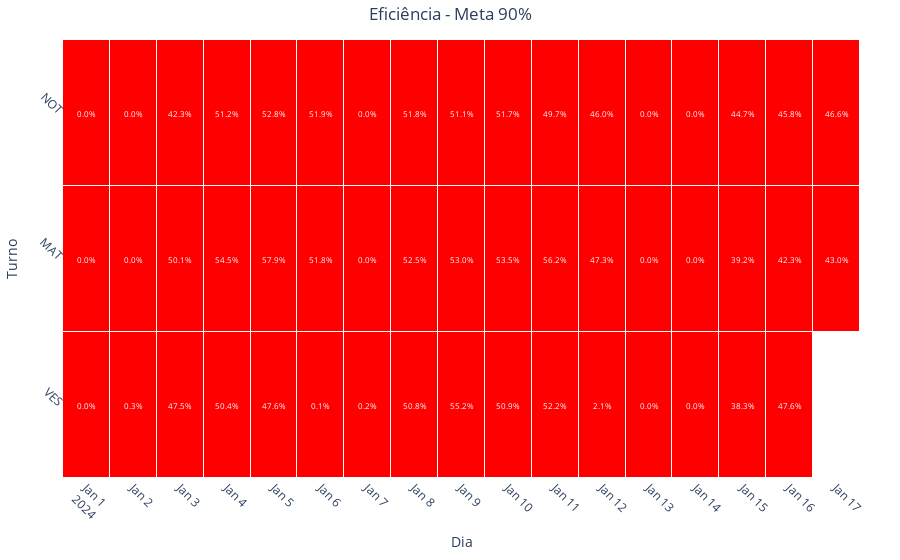

The notebook cell saved with this chart:
### Code cell
graph_heatmap_eff(df_eff, 90)
test(df_eff, 90)

### Figure 1 — Plotly figure (JSON) as saved in the notebook; plotly's stock layout.template omitted (floating-point values rounded to 4 significant figures)
{"data": [{"colorscale": [[0, "red"], [0.9, "red"], [0.9, "green"], [1, "green"]], "hoverongaps": false, "hovertemplate": "Turno: %{y}<br>Dia: %{x}<br>Valor: %{z:.1%}", "showscale": false, "type": "heatmap", "x": ["2024-01-01", "2024-01-02", "2024-01-03", "2024-01-04", "2024-01-05", "2024-01-06", "2024-01-07", "2024-01-08", "2024-01-09", "2024-01-10", "2024-01-11", "2024-01-12", "2024-01-13", "2024-01-14", "2024-01-15", "2024-01-16", "2024-01-17"], "xgap": 1, "y": ["VES", "MAT", "NOT"], "ygap": 1, "z": [[0, 0.002906, 0.4754, 0.504, 0.4763, 0.0008564, 0.001657, 0.5083, 0.5524, 0.5087, 0.5216, 0.02051, 0, 0.0001123, 0.3834, 0.4757, null], [0, 0, 0.5012, 0.545, 0.5787, 0.5184, 0, 0.5247, 0.5297, 0.535, 0.5616, 0.4732, 0, 0, 0.3924, 0.4231, 0.4301], [0, 0, 0.4231, 0.5122, 0.5285, 0.5188, 0, 0.5184, 0.5113, 0.5173, 0.4972, 0.4601, 0, 0, 0.4473, 0.458, 0.4659]], "zmax": 1, "zmin": 0}], "layout": {"annotations": [{"font": {"color": "white", "size": 8}, "showarrow": false, "text": "0.0%", "x": "2024-01-01", "y": "VES"}, {"font": {"color": "white", "size": 8}, "showarrow": false, "text": "0.3%", "x": "2024-01-02", "y": "VES"}, {"font": {"color": "white", "size": 8}, "showarrow": false, "text": "47.5%", "x": "2024-01-03", "y": "VES"}, {"font": {"color": "white", "size": 8}, "showarrow": false, "text": "50.4%", "x": "2024-01-04", "y": "VES"}, {"font": {"color": "white", "size": 8}, "showarrow": false, "text": "47.6%", "x": "2024-01-05", "y": "VES"}, {"font": {"color": "white", "size": 8}, "showarrow": false, "text": "0.1%", "x": "2024-01-06", "y": "VES"}, {"font": {"color": "white", "size": 8}, "showarrow": false, "text": "0.2%", "x": "2024-01-07", "y": "VES"}, {"font": {"color": "white", "size": 8}, "showarrow": false, "text": "50.8%", "x": "2024-01-08", "y": "VES"}, {"font": {"color": "white", "size": 8}, "showarrow": false, "text": "55.2%", "x": "2024-01-09", "y": "VES"}, {"font": {"color": "white", "size": 8}, "showarrow": false, "text": "50.9%", "x": "2024-01-10", "y": "VES"}, {"font": {"color": "white", "size": 8}, "showarrow": false, "text": "52.2%", "x": "2024-01-11", "y": "VES"}, {"font": {"color": "white", "size": 8}, "showarrow": false, "text": "2.1%", "x": "2024-01-12", "y": "VES"}, {"font": {"color": "white", "size": 8}, "showarrow": false, "text": "0.0%", "x": "2024-01-13", "y": "VES"}, {"font": {"color": "white", "size": 8}, "showarrow": false, "text": "0.0%", "x": "2024-01-14", "y": "VES"}, {"font": {"color": "white", "size": 8}, "showarrow": false, "text": "38.3%", "x": "2024-01-15", "y": "VES"}, {"font": {"color": "white", "size": 8}, "showarrow": false, "text": "47.6%", "x": "2024-01-16", "y": "VES"}, {"font": {"color": "white", "size": 8}, "showarrow": false, "text": "nan%", "x": "2024-01-17", "y": "VES"}, {"font": {"color": "white", "size": 8}, "showarrow": false, "text": "0.0%", "x": "2024-01-01", "y": "MAT"}, {"font": {"color": "white", "size": 8}, "showarrow": false, "text": "0.0%", "x": "2024-01-02", "y": "MAT"}, {"font": {"color": "white", "size": 8}, "showarrow": false, "text": "50.1%", "x": "2024-01-03", "y": "MAT"}, {"font": {"color": "white", "size": 8}, "showarrow": false, "text": "54.5%", "x": "2024-01-04", "y": "MAT"}, {"font": {"color": "white", "size": 8}, "showarrow": false, "text": "57.9%", "x": "2024-01-05", "y": "MAT"}, {"font": {"color": "white", "size": 8}, "showarrow": false, "text": "51.8%", "x": "2024-01-06", "y": "MAT"}, {"font": {"color": "white", "size": 8}, "showarrow": false, "text": "0.0%", "x": "2024-01-07", "y": "MAT"}, {"font": {"color": "white", "size": 8}, "showarrow": false, "text": "52.5%", "x": "2024-01-08", "y": "MAT"}, {"font": {"color": "white", "size": 8}, "showarrow": false, "text": "53.0%", "x": "2024-01-09", "y": "MAT"}, {"font": {"color": "white", "size": 8}, "showarrow": false, "text": "53.5%", "x": "2024-01-10", "y": "MAT"}, {"font": {"color": "white", "size": 8}, "showarrow": false, "text": "56.2%", "x": "2024-01-11", "y": "MAT"}, {"font": {"color": "white", "size": 8}, "showarrow": false, "text": "47.3%", "x": "2024-01-12", "y": "MAT"}, {"font": {"color": "white", "size": 8}, "showarrow": false, "text": "0.0%", "x": "2024-01-13", "y": "MAT"}, {"font": {"color": "white", "size": 8}, "showarrow": false, "text": "0.0%", "x": "2024-01-14", "y": "MAT"}, {"font": {"color": "white", "size": 8}, "showarrow": false, "text": "39.2%", "x": "2024-01-15", "y": "MAT"}, {"font": {"color": "white", "size": 8}, "showarrow": false, "text": "42.3%", "x": "2024-01-16", "y": "MAT"}, {"font": {"color": "white", "size": 8}, "showarrow": false, "text": "43.0%", "x": "2024-01-17", "y": "MAT"}, {"font": {"color": "white", "size": 8}, "showarrow": false, "text": "0.0%", "x": "2024-01-01", "y": "NOT"}, {"font": {"color": "white", "size": 8}, "showarrow": false, "text": "0.0%", "x": "2024-01-02", "y": "NOT"}, {"font": {"color": "white", "size": 8}, "showarrow": false, "text": "42.3%", "x": "2024-01-03", "y": "NOT"}, {"font": {"color": "white", "size": 8}, "showarrow": false, "text": "51.2%", "x": "2024-01-04", "y": "NOT"}, {"font": {"color": "white", "size": 8}, "showarrow": false, "text": "52.8%", "x": "2024-01-05", "y": "NOT"}, {"font": {"color": "white", "size": 8}, "showarrow": false, "text": "51.9%", "x": "2024-01-06", "y": "NOT"}, {"font": {"color": "white", "size": 8}, "showarrow": false, "text": "0.0%", "x": "2024-01-07", "y": "NOT"}, {"font": {"color": "white", "size": 8}, "showarrow": false, "text": "51.8%", "x": "2024-01-08", "y": "NOT"}, {"font": {"color": "white", "size": 8}, "showarrow": false, "text": "51.1%", "x": "2024-01-09", "y": "NOT"}, {"font": {"color": "white", "size": 8}, "showarrow": false, "text": "51.7%", "x": "2024-01-10", "y": "NOT"}, {"font": {"color": "white", "size": 8}, "showarrow": false, "text": "49.7%", "x": "2024-01-11", "y": "NOT"}, {"font": {"color": "white", "size": 8}, "showarrow": false, "text": "46.0%", "x": "2024-01-12", "y": "NOT"}, {"font": {"color": "white", "size": 8}, "showarrow": false, "text": "0.0%", "x": "2024-01-13", "y": "NOT"}, {"font": {"color": "white", "size": 8}, "showarrow": false, "text": "0.0%", "x": "2024-01-14", "y": "NOT"}, {"font": {"color": "white", "size": 8}, "showarrow": false, "text": "44.7%", "x": "2024-01-15", "y": "NOT"}, {"font": {"color": "white", "size": 8}, "showarrow": false, "text": "45.8%", "x": "2024-01-16", "y": "NOT"}, {"font": {"color": "white", "size": 8}, "showarrow": false, "text": "46.6%", "x": "2024-01-17", "y": "NOT"}], "margin": {"b": 40, "l": 40, "r": 40, "t": 40}, "plot_bgcolor": "white", "title": {"text": "Eficiência - Meta 90%", "x": 0.5}, "xaxis": {"nticks": 31, "tickangle": 45, "tickmode": "linear", "ticktext": [1, 2, 3, 4, 5, 6, 7, 8, 9, 10, 11, 12, 13, 14, 15, 16, 17, 18, 19, 20, 21, 22, 23, 24, 25, 26, 27, 28, 29, 30, 31], "tickvals": [1, 2, 3, 4, 5, 6, 7, 8, 9, 10, 11, 12, 13, 14, 15, 16, 17, 18, 19, 20, 21, 22, 23, 24, 25, 26, 27, 28, 29, 30, 31], "title": {"text": "Dia"}}, "yaxis": {"tickangle": 45, "tickmode": "linear", "title": {"text": "Turno"}}}}
